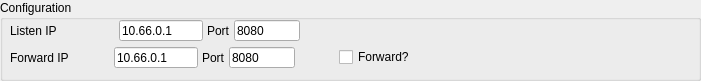
  <widget class="QGroupBox" name="groupBox">
   <property name="geometry">
    <rect>
     <x>19</x>
     <y>499</y>
     <width>701</width>
     <height>81</height>
    </rect>
   </property>
   <property name="title">
    <string>Configuration</string>
   </property>
   <widget class="QWidget" name="">
    <property name="geometry">
     <rect>
      <x>10</x>
      <y>20</y>
      <width>405</width>
      <height>48</height>
     </rect>
    </property>
    <layout class="QVBoxLayout" name="verticalLayout">
     <item>
      <widget class="QWidget" name="widget_listen_IP_PORT" native="true">
       <layout class="QHBoxLayout" name="horizontalLayout_37">
        <property name="spacing">
         <number>4</number>
        </property>
        <property name="leftMargin">
         <number>0</number>
        </property>
        <property name="topMargin">
         <number>0</number>
        </property>
        <property name="rightMargin">
         <number>0</number>
        </property>
        <property name="bottomMargin">
         <number>0</number>
        </property>
        <item>
         <widget class="QLabel" name="label_72">
          <property name="text">
           <string>Listen IP</string>
          </property>
         </widget>
        </item>
        <item>
         <spacer name="horizontalSpacer_2">
          <property name="orientation">
           <enum>Qt::Horizontal</enum>
          </property>
          <property name="sizeHint" stdset="0">
           <size>
            <width>40</width>
            <height>20</height>
           </size>
          </property>
         </spacer>
        </item>
        <item>
         <widget class="QLineEdit" name="rdAddrEd_35">
          <property name="maximumSize">
           <size>
            <width>84</width>
            <height>16777215</height>
           </size>
          </property>
          <property name="text">
           <string>10.66.0.1</string>
          </property>
         </widget>
        </item>
        <item>
         <widget class="QLabel" name="label_73">
          <property name="text">
           <string>Port</string>
          </property>
         </widget>
        </item>
        <item>
         <widget class="QLineEdit" name="rdLenEd_32">
          <property name="maximumSize">
           <size>
            <width>66</width>
            <height>16777215</height>
           </size>
          </property>
          <property name="text">
           <string>8080</string>
          </property>
         </widget>
        </item>
        <item>
         <spacer name="horizontalSpacer_3">
          <property name="orientation">
           <enum>Qt::Horizontal</enum>
          </property>
          <property name="sizeHint" stdset="0">
           <size>
            <width>40</width>
            <height>20</height>
           </size>
          </property>
         </spacer>
        </item>
        <item>
         <spacer name="horizontalSpacer_56">
          <property name="orientation">
           <enum>Qt::Horizontal</enum>
          </property>
          <property name="sizeHint" stdset="0">
           <size>
            <width>22</width>
            <height>20</height>
           </size>
          </property>
         </spacer>
        </item>
       </layout>
      </widget>
     </item>
     <item>
      <widget class="QWidget" name="widget_listen_IP_PORT_2" native="true">
       <layout class="QHBoxLayout" name="horizontalLayout_38">
        <property name="spacing">
         <number>4</number>
        </property>
        <property name="leftMargin">
         <number>0</number>
        </property>
        <property name="topMargin">
         <number>0</number>
        </property>
        <property name="rightMargin">
         <number>0</number>
        </property>
        <property name="bottomMargin">
         <number>0</number>
        </property>
        <item>
         <widget class="QLabel" name="label_74">
          <property name="text">
           <string>Forward IP</string>
          </property>
         </widget>
        </item>
        <item>
         <spacer name="horizontalSpacer_57">
          <property name="orientation">
           <enum>Qt::Horizontal</enum>
          </property>
          <property name="sizeHint" stdset="0">
           <size>
            <width>22</width>
            <height>20</height>
           </size>
          </property>
         </spacer>
        </item>
        <item>
         <widget class="QLineEdit" name="rdAddrEd_36">
          <property name="maximumSize">
           <size>
            <width>84</width>
            <height>16777215</height>
           </size>
          </property>
          <property name="text">
           <string>10.66.0.1</string>
          </property>
         </widget>
        </item>
        <item>
         <widget class="QLabel" name="label_75">
          <property name="text">
           <string>Port</string>
          </property>
         </widget>
        </item>
        <item>
         <widget class="QLineEdit" name="rdLenEd_33">
          <property name="maximumSize">
           <size>
            <width>66</width>
            <height>16777215</height>
           </size>
          </property>
          <property name="text">
           <string>8080</string>
          </property>
         </widget>
        </item>
        <item>
         <spacer name="horizontalSpacer">
          <property name="orientation">
           <enum>Qt::Horizontal</enum>
          </property>
          <property name="sizeHint" stdset="0">
           <size>
            <width>40</width>
            <height>20</height>
           </size>
          </property>
         </spacer>
        </item>
        <item>
         <widget class="QCheckBox" name="checkBox">
          <property name="text">
           <string>Forward?</string>
          </property>
         </widget>
        </item>
       </layout>
      </widget>
     </item>
    </layout>
   </widget>
  </widget>
